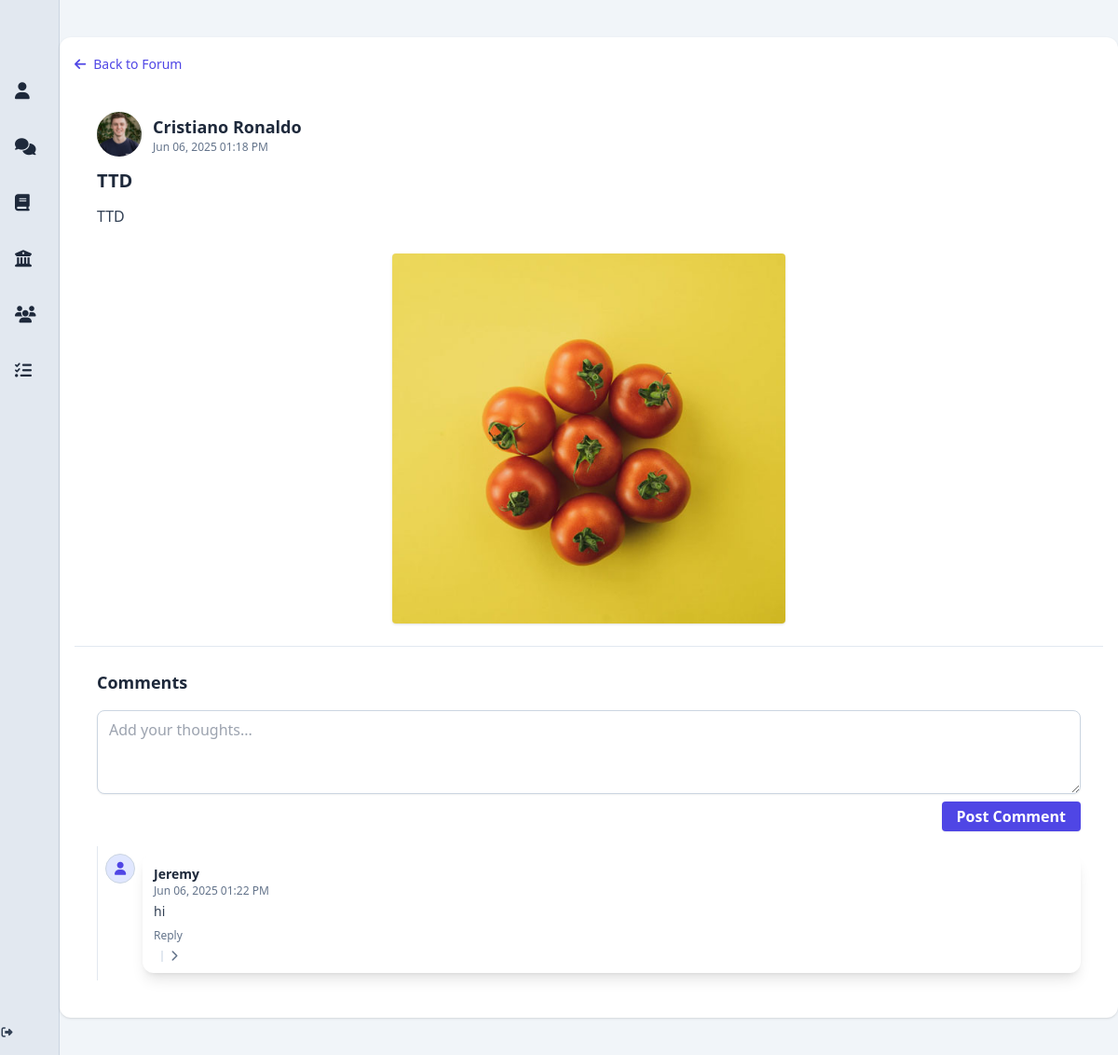
/post/1, run on the app's committed database.
### app/models.py (models this page shows, shortened)
class User(db.Model, UserMixin):
    __tablename__ = 'users'
    id = db.Column(db.Integer, primary_key=True)
    display_name = db.Column(db.String(100))
    student_number = db.Column(db.String(50), unique=True, nullable=False)
    email = db.Column(db.String(120), unique=True, nullable=False)
    password_hash = db.Column(db.String(128), nullable=False)
    bio = db.Column(db.Text)
    job_title = db.Column(db.String(100))
    phone = db.Column(db.String(20))
    university = db.Column(db.String(100))
    faculty = db.Column(db.String(100))
    major = db.Column(db.String(100))
    quote = db.Column(db.Text)
    skills = db.Column(db.Text)  # comma-separated skills
    profile_picture = db.Column(db.String(255))
    cover_picture = db.Column(db.String(255))
    created_at = db.Column(db.DateTime, default=db.func.now())
    committees = db.relationship('Committee', secondary=user_committees, backref='members', lazy='dynamic')
    posts = db.relationship('Post', backref='author', cascade='all, delete-orphan', passive_deletes=True, lazy='dynamic')
    comments = db.relationship('Comment', backref='author', cascade='all, delete-orphan', passive_deletes=True, lazy='dynamic')
    @property
    def skills_list(self):
        return [skill.strip() for skill in self.skills.split(',')] if self.skills else []

class Post(db.Model):
    __tablename__ = 'posts'
    id = db.Column(db.Integer, primary_key=True)
    title = db.Column(db.String(200))
    content = db.Column(db.Text, nullable=False)
    image_url = db.Column(db.String(255))
    created_at = db.Column(db.DateTime, default=db.func.now())
    likes = db.Column(db.Integer, default=0)
    user_id = db.Column(db.Integer, db.ForeignKey('users.id', ondelete='CASCADE', name='fk_posts_user_id'), nullable=False)
    committee_id = db.Column(db.Integer, db.ForeignKey('committees.id', ondelete='SET NULL', name='fk_posts_committee_id'), nullable=True)
    committee = db.relationship('Committee', backref='posts', lazy='joined')
    comments = db.relationship('Comment', backref='post', cascade='all, delete-orphan', passive_deletes=True, lazy='dynamic')

class Comment(db.Model):
    __tablename__ = 'comments'
    id = db.Column(db.Integer, primary_key=True)
    content = db.Column(db.Text, nullable=False)
    created_at = db.Column(db.DateTime, default=db.func.now())
    post_id = db.Column(db.Integer, db.ForeignKey('posts.id', ondelete='CASCADE', name='fk_comments_post_id'), nullable=False)
    user_id = db.Column(db.Integer, db.ForeignKey('users.id', ondelete='CASCADE', name='fk_comments_user_id'), nullable=False)
    parent_id = db.Column(db.Integer, db.ForeignKey('comments.id', ondelete='CASCADE', name='fk_comments_parent_id'), nullable=True)
    replies = db.relationship(
        'Comment',
        backref=db.backref('parent', remote_side=[id]),
        cascade='all, delete-orphan',
        passive_deletes=True
    )

### app/routes.py (the view)
@bp.route('/post/<int:post_id>')
def post_thread(post_id):
    post = Post.query.get_or_404(post_id)
    comments = Comment.query.filter_by(post_id=post_id, parent_id=None).order_by(Comment.created_at.asc()).all()
    return render_template('post_threadUI.html', post=post, comments=comments)

### app/templates/post_threadUI.html (shortened to what this page needs)
{% extends "base.html" %}
{% block content %}
<div class="w-full bg-slate-100 min-h-screen py-6">
  <div class="mx-auto my-4 p-4 w-full max-w-6xl bg-white rounded-xl shadow overflow-hidden">
    <div class="mb-4">
      <a href="{{ url_for('routes.post_forum') }}"
         class="inline-flex items-center gap-2 text-sm font-medium text-indigo-600 hover:text-indigo-800 transition">
        <i class="fas fa-arrow-left"></i> Back to Forum
      </a>
    </div>
    <div class="p-6 flex flex-col gap-3 border-b border-slate-200">
      <div class="flex items-center gap-3">
        <img src="{{ post.author.profile_picture or 'https://randomuser.me/api/portraits/men/44.jpg' }}"
             alt="Profile picture"
             class="w-12 h-12 rounded-full object-cover" />
        <div>
          <h3 class="text-lg font-semibold text-slate-800">{{ post.author.display_name or 'Anonymous' }}</h3>
          <p class="text-xs text-slate-500">{{ post.created_at.strftime('%b %d, %Y %I:%M %p') }}</p>
        </div>
      </div>
      <h2 class="text-xl font-bold text-slate-800">{{ post.title or 'Untitled Post' }}</h2>
      <p class="text-slate-700 text-base">{{ post.content }}</p>
      {% if post.image_url %}
      <div class="flex justify-center mt-4">
        <img src="{{ '/' + post.image_url }}" alt="Post Image" class="w-2/5 rounded shadow" />
      </div>
      {% endif %}
    </div>
    <div class="p-6 flex flex-col gap-4">
      <h2 class="text-lg font-semibold text-slate-800">Comments</h2>
      <form id="commentForm" class="flex flex-col gap-2">
        <textarea id="commentContent" name="content" rows="3" placeholder="Add your thoughts..."
          class="w-full border border-slate-300 rounded-lg shadow-sm px-3 py-2 focus:ring focus:ring-indigo-200 focus:border-indigo-400 outline-none transition"></textarea>
        <button type="submit"
          class="self-end bg-indigo-600 hover:bg-indigo-700 text-white font-semibold px-4 py-1 rounded shadow-sm transition">Post
          Comment</button>
      </form>
      <div id="commentsContainer" class="space-y-4">
        {% macro render_comment(comment, level=0) %}
        <div class="pl-{{ (level + 2) ~ '' }} py-2 border-l border-slate-200">
          <div class="flex gap-2 items-start">
            <div class="w-8 h-8 rounded-full bg-indigo-100 flex items-center justify-center text-indigo-600 text-sm shrink-0 border border-slate-300">
              <i class="fas fa-user"></i>
            </div>
            <div class="flex-1 rounded-xl p-3 transition {{ level == 0 and 'bg-white shadow-lg hover:shadow-2xl' or 'bg-white shadow hover:shadow-md' }}">
              <h4 class="text-sm font-semibold text-slate-800">{{ comment.author.display_name or 'Anonymous' }}</h4>
              <p class="text-xs text-slate-500">{{ comment.created_at.strftime('%b %d, %Y %I:%M %p') }}</p>
              <p class="text-slate-700 text-sm mt-1">{{ comment.content }}</p>
              <div class="flex justify-between items-center mt-2 text-xs text-slate-500">
                <button onclick="toggleReplyForm(this)" class="hover:text-indigo-600 transition">Reply</button>
              </div>
              {% if comment.replies %}
              <div class="ml-2 mt-2 border-l-2 border-slate-200 pl-2">
                <button class="toggle-replies-btn text-xs text-slate-500 hover:text-indigo-600 flex items-center gap-1 transition"
                  onclick="toggleReplies(this)">
                  <i class="fas fa-chevron-right transition-transform"></i>
                </button>
              </div>
              {% endif %}
            </div>
          </div>
        </div>
        {% endmacro %}
        {% for comment in comments %}
        {{ render_comment(comment) }}
        {% endfor %}
      </div>
    </div>
  </div>
</div>
{% endblock %}

### data on the page
User: author (picture), author "Cristiano Ronaldo"
Post: created_at "Jun 06, 2025 01:18 PM", title "TTD", content "TTD", image_url (picture)
Comment: author "Jeremy", created_at "Jun 06, 2025 01:22 PM", content "hi"
